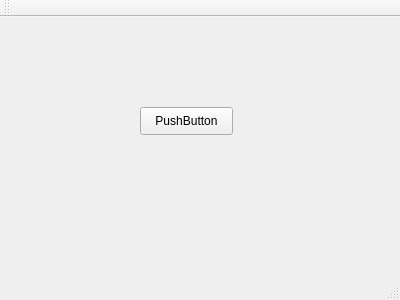
<?xml version="1.0" encoding="UTF-8"?>
<ui version="4.0">
 <class>MainWindow</class>
 <widget class="QMainWindow" name="MainWindow">
  <property name="geometry">
   <rect>
    <x>0</x>
    <y>0</y>
    <width>400</width>
    <height>300</height>
   </rect>
  </property>
  <property name="windowTitle">
   <string>MainWindow</string>
  </property>
  <widget class="QWidget" name="centralWidget">
   <widget class="QPushButton" name="pushButton">
    <property name="geometry">
     <rect>
      <x>140</x>
      <y>90</y>
      <width>93</width>
      <height>28</height>
     </rect>
    </property>
    <property name="text">
     <string>PushButton</string>
    </property>
   </widget>
  </widget>
  <widget class="QMenuBar" name="menuBar">
   <property name="geometry">
    <rect>
     <x>0</x>
     <y>0</y>
     <width>400</width>
     <height>26</height>
    </rect>
   </property>
  </widget>
  <widget class="QToolBar" name="mainToolBar">
   <attribute name="toolBarArea">
    <enum>TopToolBarArea</enum>
   </attribute>
   <attribute name="toolBarBreak">
    <bool>false</bool>
   </attribute>
  </widget>
  <widget class="QStatusBar" name="statusBar"/>
 </widget>
 <layoutdefault spacing="6" margin="11"/>
 <resources/>
 <connections/>
</ui>
